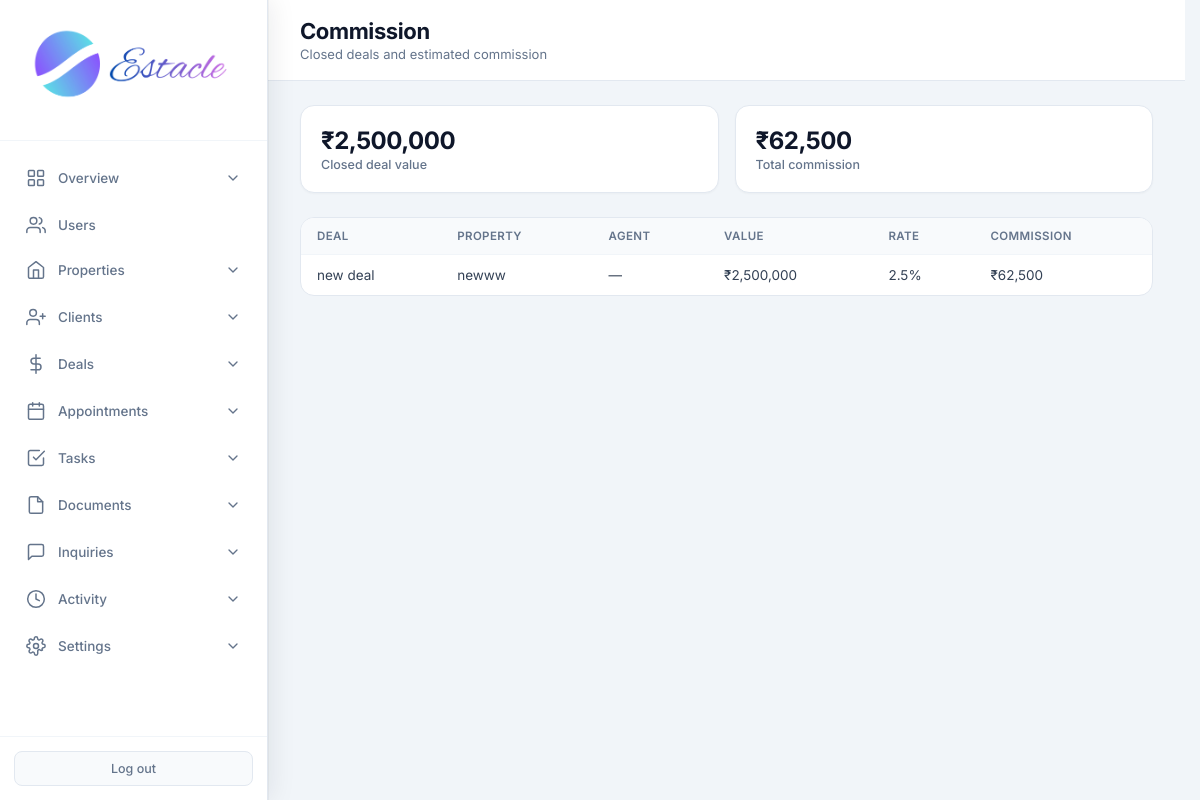
Screenshot of /admin/commission (signed in) with the database file from the repository.
### tables this page shows
CREATE TABLE settings (
            key TEXT PRIMARY KEY,
            value TEXT
        );

CREATE TABLE deals (
            id INTEGER PRIMARY KEY AUTOINCREMENT,
            title TEXT NOT NULL,
            property_id INTEGER,
            client_id INTEGER,
            agent_id INTEGER,
            stage TEXT DEFAULT 'offer',
            value REAL DEFAULT 0,
            commission_rate REAL DEFAULT 2.5,
            expected_close TEXT,
            notes TEXT,
            created_at TIMESTAMP DEFAULT CURRENT_TIMESTAMP,
            updated_at TIMESTAMP DEFAULT CURRENT_TIMESTAMP,
            FOREIGN KEY (property_id) REFERENCES properties (id),
            FOREIGN KEY (client_id) REFERENCES clients (id),
            FOREIGN KEY (agent_id) REFERENCES users (id)
        );

CREATE TABLE properties (
            id INTEGER PRIMARY KEY AUTOINCREMENT,
            title TEXT NOT NULL,
            description TEXT,
            price REAL NOT NULL,
            property_type TEXT NOT NULL,
            status TEXT DEFAULT 'available',
            address TEXT,
            city TEXT,
            state TEXT,
            zip_code TEXT,
            bedrooms INTEGER,
            bathrooms REAL,
            area_sqft REAL,
            agent_id INTEGER,
            created_at TIMESTAMP DEFAULT CURRENT_TIMESTAMP, category TEXT DEFAULT "sale", listing_type TEXT DEFAULT "sale", floor TEXT, carpet_area REAL, furnishing TEXT, parking TEXT, amenities TEXT, seller_name TEXT, seller_phone TEXT, monthly_rent REAL, security_deposit REAL, maintenance REAL, per_sqft REAL, latitude TEXT, longitude TEXT, photos TEXT, year_built TEXT, facing TEXT, videos TEXT,
            FOREIGN KEY (agent_id) REFERENCES users (id)
        );

### routes/admin/commission.py (the view)
@admin.route('/admin/commission')
@login_required
@role_required('admin')
def admin_commission():
    db = get_db()
    deals = db.execute(
        """SELECT d.*, p.title as property_title, u.full_name as agent_name
           FROM deals d LEFT JOIN properties p ON d.property_id = p.id
           LEFT JOIN users u ON d.agent_id = u.id
           WHERE d.stage = 'closed'
           ORDER BY d.updated_at DESC"""
    ).fetchall()
    total_value = sum((d['value'] or 0) for d in deals)
    total_comm = sum(((d['value'] or 0) * (d['commission_rate'] or 0) / 100) for d in deals)
    currency = get_setting('currency', 'INR')
    return render_template(
        'admin_commission.html', deals=deals, total_value=total_value, total_comm=total_comm,
        currency=currency, format_money=format_money
    )

### core/db.py (called while the page is built)
def get_db():
    if 'db' not in g:
        g.db = sqlite3.connect(current_app.config['DATABASE'])
        g.db.row_factory = sqlite3.Row
    return g.db

### core/helpers.py (called while the page is built)
def login_required(f):
    @wraps(f)
    def decorated_function(*args, **kwargs):
        if 'user_id' not in session:
            flash('Please log in to access this page.', 'warning')
            return redirect(url_for('auth.login'))
        return f(*args, **kwargs)
    return decorated_function

def role_required(*roles):
    def decorator(f):
        @wraps(f)
        def decorated_function(*args, **kwargs):
            if 'user_id' not in session:
                flash('Please log in to access this page.', 'warning')
                return redirect(url_for('auth.login'))
            if session.get('role') not in roles:
                flash('You do not have permission to access this page.', 'danger')
                return redirect(url_for('auth.role_redirect'))
            return f(*args, **kwargs)
        return decorated_function
    return decorator

def get_setting(key, default=''):
    db = get_db()
    row = db.execute('SELECT value FROM settings WHERE key = ?', (key,)).fetchone()
    return row['value'] if row else default

def format_money(amount, currency=None):
    if amount is None:
        return '—'
    currency = currency or get_setting('currency', 'INR')
    symbols = {'USD': '$', 'INR': '₹', 'AED': 'AED '}
    sym = symbols.get(currency, currency + ' ')
    try:
        return f"{sym}{float(amount):,.0f}"
    except (TypeError, ValueError):
        return str(amount)

### templates/admin_commission.html (shortened to what this page needs)
<!DOCTYPE html>
<html lang="en"><head>
<link rel="stylesheet" href="{{ url_for('static', filename='css/admin.css') }}">
</head><body>
<div class="app-layout">
{% set active = 'commission' %}
{% include 'partials/admin_sidebar.html' %}
<main class="main-content">
<header class="top-bar"><div><h1 class="page-title">Commission</h1><p class="page-subtitle">Closed deals and estimated commission</p></div></header>
<div class="stats-grid">
<div class="stat-card"><div class="stat-info"><div class="stat-value">{{ format_money(total_value, currency) }}</div><div class="stat-label">Closed deal value</div></div></div>
<div class="stat-card"><div class="stat-info"><div class="stat-value">{{ format_money(total_comm, currency) }}</div><div class="stat-label">Total commission</div></div></div>
</div>
<div class="panel full"><div class="table-wrap"><table>
<thead><tr><th>Deal</th><th>Property</th><th>Agent</th><th>Value</th><th>Rate</th><th>Commission</th></tr></thead>
<tbody>
{% for d in deals %}
<tr>
<td>{{ d.title }}</td><td>{{ d.property_title or '—' }}</td><td>{{ d.agent_name or '—' }}</td>
<td>{{ format_money(d.value, currency) }}</td><td>{{ d.commission_rate }}%</td>
<td>{{ format_money((d.value or 0) * (d.commission_rate or 0) / 100, currency) }}</td>
</tr>
{% else %}<tr><td colspan="6" class="empty">No closed deals yet — mark deals as Closed in Deals pipeline</td></tr>{% endfor %}
</tbody></table></div></div>
</main></div></body></html>

### static/css/admin.css (style rules this page uses)
* { margin: 0; padding: 0; box-sizing: border-box; }
body { font-family: 'Inter', -apple-system, BlinkMacSystemFont, 'Segoe UI', Roboto, sans-serif; background: #f1f5f9; color: #0f172a; min-height: 100vh; }
.app-layout { display: flex; min-height: 100vh; }
.main-content { flex: 1; margin-left: 268px; min-height: 100vh; }
.top-bar { background: white; padding: 18px 32px; border-bottom: 1px solid #e2e8f0; display: flex; justify-content: space-between; align-items: center; }
.page-title { font-family: 'Inter', sans-serif; font-size: 22px; font-weight: 700; letter-spacing: -0.4px; color: #0f172a; }
.page-subtitle { font-size: 13px; color: #64748b; margin-top: 2px; font-weight: 400; }
.stats-grid { display: grid; grid-template-columns: repeat(auto-fit, minmax(170px, 1fr)); gap: 16px; padding: 24px 32px; }
.stat-card { background: white; border-radius: 14px; padding: 20px; display: flex; align-items: center; gap: 14px; border: 1px solid #e2e8f0; box-shadow: 0 1px 2px rgba(0,0,0,0.03); transition: box-shadow 0.2s ease; }
.stat-value { font-size: 24px; font-weight: 700; letter-spacing: -0.5px; }
.stat-label { font-size: 12.5px; color: #64748b; margin-top: 2px; font-weight: 500; }
.panel { background: white; border-radius: 14px; border: 1px solid #e2e8f0; overflow: hidden; }
.panel.full { margin: 0 32px 24px; }
.table-wrap { overflow-x: auto; }
table { width: 100%; border-collapse: collapse; font-size: 13.5px; }
th { text-align: left; padding: 11px 16px; background: #f8fafc; color: #64748b; font-weight: 600; font-size: 11.5px; text-transform: uppercase; letter-spacing: 0.4px; }
td { padding: 12px 16px; border-top: 1px solid #f1f5f9; color: #334155; }
html { scrollbar-gutter: stable; }
.app-layout > :not(.sidebar):not(script):not(style) { animation: estacle-page-in 200ms cubic-bezier(0.22, 0.61, 0.36, 1) backwards; }

### rows the page displays
settings: value "₹2,500,000", value "₹62,500"
deals: title "new deal", title "newww", agent_name "—", value.value "₹2,500,000", commission_rate "2.5", value+commission_rate "₹62,500"
